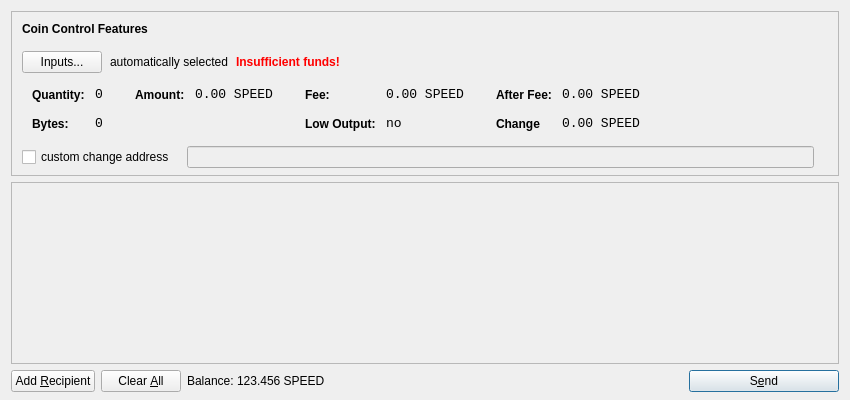
<?xml version="1.0" encoding="UTF-8"?>
<ui version="4.0">
 <class>SendCoinsDialog</class>
 <widget class="QDialog" name="SendCoinsDialog">
  <property name="geometry">
   <rect>
    <x>0</x>
    <y>0</y>
    <width>850</width>
    <height>400</height>
   </rect>
  </property>
  <property name="windowTitle">
   <string>Send Coins</string>
  </property>
  <layout class="QVBoxLayout" name="verticalLayout" stretch="0,1,0">
   <property name="bottomMargin">
    <number>8</number>
   </property>
   <item>
    <widget class="QFrame" name="frameCoinControl">
     <property name="sizePolicy">
      <sizepolicy hsizetype="Expanding" vsizetype="Expanding">
       <horstretch>0</horstretch>
       <verstretch>0</verstretch>
      </sizepolicy>
     </property>
     <property name="maximumSize">
      <size>
       <width>16777215</width>
       <height>16777215</height>
      </size>
     </property>
     <property name="frameShape">
      <enum>QFrame::StyledPanel</enum>
     </property>
     <property name="frameShadow">
      <enum>QFrame::Sunken</enum>
     </property>
     <layout class="QVBoxLayout" name="verticalLayoutCoinControl2">
      <property name="spacing">
       <number>-1</number>
      </property>
      <property name="leftMargin">
       <number>0</number>
      </property>
      <property name="topMargin">
       <number>0</number>
      </property>
      <property name="rightMargin">
       <number>0</number>
      </property>
      <property name="bottomMargin">
       <number>6</number>
      </property>
      <item>
       <layout class="QVBoxLayout" name="verticalLayoutCoinControl" stretch="0,0,0,0,1">
        <property name="spacing">
         <number>0</number>
        </property>
        <property name="leftMargin">
         <number>10</number>
        </property>
        <property name="topMargin">
         <number>10</number>
        </property>
        <item>
         <layout class="QHBoxLayout" name="horizontalLayoutCoinControl1">
          <property name="bottomMargin">
           <number>15</number>
          </property>
          <item>
           <widget class="QLabel" name="labelCoinControlFeatures">
            <property name="sizePolicy">
             <sizepolicy hsizetype="Preferred" vsizetype="Maximum">
              <horstretch>0</horstretch>
              <verstretch>0</verstretch>
             </sizepolicy>
            </property>
            <property name="font">
             <font>
              <weight>75</weight>
              <bold>true</bold>
             </font>
            </property>
            <property name="styleSheet">
             <string notr="true">font-weight:bold;</string>
            </property>
            <property name="text">
             <string>Coin Control Features</string>
            </property>
           </widget>
          </item>
         </layout>
        </item>
        <item>
         <layout class="QHBoxLayout" name="horizontalLayoutCoinControl2" stretch="0,0,0,0">
          <property name="spacing">
           <number>8</number>
          </property>
          <property name="bottomMargin">
           <number>10</number>
          </property>
          <item>
           <widget class="QPushButton" name="pushButtonCoinControl">
            <property name="styleSheet">
             <string notr="true"/>
            </property>
            <property name="text">
             <string>Inputs...</string>
            </property>
           </widget>
          </item>
          <item>
           <widget class="QLabel" name="labelCoinControlAutomaticallySelected">
            <property name="text">
             <string>automatically selected</string>
            </property>
            <property name="margin">
             <number>5</number>
            </property>
           </widget>
          </item>
          <item>
           <widget class="QLabel" name="labelCoinControlInsuffFunds">
            <property name="font">
             <font>
              <weight>75</weight>
              <bold>true</bold>
             </font>
            </property>
            <property name="styleSheet">
             <string notr="true">color:red;font-weight:bold;</string>
            </property>
            <property name="text">
             <string>Insufficient funds!</string>
            </property>
            <property name="margin">
             <number>5</number>
            </property>
           </widget>
          </item>
          <item>
           <spacer name="horizontalSpacerCoinControl">
            <property name="orientation">
             <enum>Qt::Horizontal</enum>
            </property>
            <property name="sizeHint" stdset="0">
             <size>
              <width>40</width>
              <height>1</height>
             </size>
            </property>
           </spacer>
          </item>
         </layout>
        </item>
        <item>
         <widget class="QWidget" name="widgetCoinControl" native="true">
          <property name="sizePolicy">
           <sizepolicy hsizetype="Preferred" vsizetype="Preferred">
            <horstretch>0</horstretch>
            <verstretch>0</verstretch>
           </sizepolicy>
          </property>
          <property name="minimumSize">
           <size>
            <width>0</width>
            <height>0</height>
           </size>
          </property>
          <property name="styleSheet">
           <string notr="true"/>
          </property>
          <layout class="QHBoxLayout" name="horizontalLayoutCoinControl5">
           <property name="margin">
            <number>0</number>
           </property>
           <item>
            <layout class="QHBoxLayout" name="horizontalLayoutCoinControl3" stretch="0,0,0,1">
             <property name="spacing">
              <number>20</number>
             </property>
             <property name="topMargin">
              <number>0</number>
             </property>
             <property name="bottomMargin">
              <number>10</number>
             </property>
             <item>
              <layout class="QFormLayout" name="formLayoutCoinControl1">
               <property name="horizontalSpacing">
                <number>10</number>
               </property>
               <property name="verticalSpacing">
                <number>14</number>
               </property>
               <property name="leftMargin">
                <number>10</number>
               </property>
               <property name="topMargin">
                <number>4</number>
               </property>
               <property name="rightMargin">
                <number>6</number>
               </property>
               <item row="0" column="0">
                <widget class="QLabel" name="labelCoinControlQuantityText">
                 <property name="styleSheet">
                  <string notr="true">font-weight:bold;</string>
                 </property>
                 <property name="text">
                  <string>Quantity:</string>
                 </property>
                 <property name="margin">
                  <number>0</number>
                 </property>
                </widget>
               </item>
               <item row="0" column="1">
                <widget class="QLabel" name="labelCoinControlQuantity">
                 <property name="font">
                  <font>
                   <family>Monospace</family>
                   <pointsize>10</pointsize>
                  </font>
                 </property>
                 <property name="cursor">
                  <cursorShape>IBeamCursor</cursorShape>
                 </property>
                 <property name="contextMenuPolicy">
                  <enum>Qt::ActionsContextMenu</enum>
                 </property>
                 <property name="text">
                  <string>0</string>
                 </property>
                 <property name="margin">
                  <number>0</number>
                 </property>
                 <property name="textInteractionFlags">
                  <set>Qt::LinksAccessibleByMouse|Qt::TextSelectableByKeyboard|Qt::TextSelectableByMouse</set>
                 </property>
                </widget>
               </item>
               <item row="1" column="0">
                <widget class="QLabel" name="labelCoinControlBytesText">
                 <property name="styleSheet">
                  <string notr="true">font-weight:bold;</string>
                 </property>
                 <property name="text">
                  <string>Bytes:</string>
                 </property>
                </widget>
               </item>
               <item row="1" column="1">
                <widget class="QLabel" name="labelCoinControlBytes">
                 <property name="font">
                  <font>
                   <family>Monospace</family>
                   <pointsize>10</pointsize>
                  </font>
                 </property>
                 <property name="cursor">
                  <cursorShape>IBeamCursor</cursorShape>
                 </property>
                 <property name="contextMenuPolicy">
                  <enum>Qt::ActionsContextMenu</enum>
                 </property>
                 <property name="text">
                  <string>0</string>
                 </property>
                 <property name="textInteractionFlags">
                  <set>Qt::LinksAccessibleByMouse|Qt::TextSelectableByKeyboard|Qt::TextSelectableByMouse</set>
                 </property>
                </widget>
               </item>
              </layout>
             </item>
             <item>
              <layout class="QFormLayout" name="formLayoutCoinControl2">
               <property name="horizontalSpacing">
                <number>10</number>
               </property>
               <property name="verticalSpacing">
                <number>14</number>
               </property>
               <property name="leftMargin">
                <number>6</number>
               </property>
               <property name="topMargin">
                <number>4</number>
               </property>
               <property name="rightMargin">
                <number>6</number>
               </property>
               <item row="0" column="0">
                <widget class="QLabel" name="labelCoinControlAmountText">
                 <property name="styleSheet">
                  <string notr="true">font-weight:bold;</string>
                 </property>
                 <property name="text">
                  <string>Amount:</string>
                 </property>
                 <property name="margin">
                  <number>0</number>
                 </property>
                </widget>
               </item>
               <item row="0" column="1">
                <widget class="QLabel" name="labelCoinControlAmount">
                 <property name="font">
                  <font>
                   <family>Monospace</family>
                   <pointsize>10</pointsize>
                  </font>
                 </property>
                 <property name="cursor">
                  <cursorShape>IBeamCursor</cursorShape>
                 </property>
                 <property name="contextMenuPolicy">
                  <enum>Qt::ActionsContextMenu</enum>
                 </property>
                 <property name="text">
                  <string notr="true">0.00 SPEED</string>
                 </property>
                 <property name="textInteractionFlags">
                  <set>Qt::LinksAccessibleByMouse|Qt::TextSelectableByKeyboard|Qt::TextSelectableByMouse</set>
                 </property>
                </widget>
               </item>
              </layout>
             </item>
             <item>
              <layout class="QFormLayout" name="formLayoutCoinControl3">
               <property name="horizontalSpacing">
                <number>10</number>
               </property>
               <property name="verticalSpacing">
                <number>14</number>
               </property>
               <property name="leftMargin">
                <number>6</number>
               </property>
               <property name="topMargin">
                <number>4</number>
               </property>
               <property name="rightMargin">
                <number>6</number>
               </property>
               <item row="0" column="0">
                <widget class="QLabel" name="labelCoinControlFeeText">
                 <property name="styleSheet">
                  <string notr="true">font-weight:bold;</string>
                 </property>
                 <property name="text">
                  <string>Fee:</string>
                 </property>
                 <property name="margin">
                  <number>0</number>
                 </property>
                </widget>
               </item>
               <item row="0" column="1">
                <widget class="QLabel" name="labelCoinControlFee">
                 <property name="font">
                  <font>
                   <family>Monospace</family>
                   <pointsize>10</pointsize>
                  </font>
                 </property>
                 <property name="cursor">
                  <cursorShape>IBeamCursor</cursorShape>
                 </property>
                 <property name="contextMenuPolicy">
                  <enum>Qt::ActionsContextMenu</enum>
                 </property>
                 <property name="text">
                  <string notr="true">0.00 SPEED</string>
                 </property>
                 <property name="textInteractionFlags">
                  <set>Qt::LinksAccessibleByMouse|Qt::TextSelectableByKeyboard|Qt::TextSelectableByMouse</set>
                 </property>
                </widget>
               </item>
               <item row="1" column="0">
                <widget class="QLabel" name="labelCoinControlLowOutputText">
                 <property name="styleSheet">
                  <string notr="true">font-weight:bold;</string>
                 </property>
                 <property name="text">
                  <string>Low Output:</string>
                 </property>
                </widget>
               </item>
               <item row="1" column="1">
                <widget class="QLabel" name="labelCoinControlLowOutput">
                 <property name="font">
                  <font>
                   <family>Monospace</family>
                   <pointsize>10</pointsize>
                  </font>
                 </property>
                 <property name="cursor">
                  <cursorShape>IBeamCursor</cursorShape>
                 </property>
                 <property name="contextMenuPolicy">
                  <enum>Qt::ActionsContextMenu</enum>
                 </property>
                 <property name="text">
                  <string>no</string>
                 </property>
                 <property name="textInteractionFlags">
                  <set>Qt::LinksAccessibleByMouse|Qt::TextSelectableByKeyboard|Qt::TextSelectableByMouse</set>
                 </property>
                </widget>
               </item>
              </layout>
             </item>
             <item>
              <layout class="QFormLayout" name="formLayoutCoinControl4">
               <property name="horizontalSpacing">
                <number>10</number>
               </property>
               <property name="verticalSpacing">
                <number>14</number>
               </property>
               <property name="leftMargin">
                <number>6</number>
               </property>
               <property name="topMargin">
                <number>4</number>
               </property>
               <property name="rightMargin">
                <number>6</number>
               </property>
               <item row="0" column="0">
                <widget class="QLabel" name="labelCoinControlAfterFeeText">
                 <property name="styleSheet">
                  <string notr="true">font-weight:bold;</string>
                 </property>
                 <property name="text">
                  <string>After Fee:</string>
                 </property>
                 <property name="margin">
                  <number>0</number>
                 </property>
                </widget>
               </item>
               <item row="0" column="1">
                <widget class="QLabel" name="labelCoinControlAfterFee">
                 <property name="font">
                  <font>
                   <family>Monospace</family>
                   <pointsize>10</pointsize>
                  </font>
                 </property>
                 <property name="cursor">
                  <cursorShape>IBeamCursor</cursorShape>
                 </property>
                 <property name="contextMenuPolicy">
                  <enum>Qt::ActionsContextMenu</enum>
                 </property>
                 <property name="text">
                  <string notr="true">0.00 SPEED</string>
                 </property>
                 <property name="textInteractionFlags">
                  <set>Qt::LinksAccessibleByMouse|Qt::TextSelectableByKeyboard|Qt::TextSelectableByMouse</set>
                 </property>
                </widget>
               </item>
               <item row="1" column="0">
                <widget class="QLabel" name="labelCoinControlChangeText">
                 <property name="styleSheet">
                  <string notr="true">font-weight:bold;</string>
                 </property>
                 <property name="text">
                  <string>Change</string>
                 </property>
                </widget>
               </item>
               <item row="1" column="1">
                <widget class="QLabel" name="labelCoinControlChange">
                 <property name="font">
                  <font>
                   <family>Monospace</family>
                   <pointsize>10</pointsize>
                  </font>
                 </property>
                 <property name="cursor">
                  <cursorShape>IBeamCursor</cursorShape>
                 </property>
                 <property name="contextMenuPolicy">
                  <enum>Qt::ActionsContextMenu</enum>
                 </property>
                 <property name="text">
                  <string notr="true">0.00 SPEED</string>
                 </property>
                 <property name="textInteractionFlags">
                  <set>Qt::LinksAccessibleByMouse|Qt::TextSelectableByKeyboard|Qt::TextSelectableByMouse</set>
                 </property>
                </widget>
               </item>
              </layout>
             </item>
            </layout>
           </item>
          </layout>
         </widget>
        </item>
        <item>
         <layout class="QHBoxLayout" name="horizontalLayoutCoinControl4" stretch="0,0,0">
          <property name="spacing">
           <number>12</number>
          </property>
          <property name="sizeConstraint">
           <enum>QLayout::SetDefaultConstraint</enum>
          </property>
          <property name="topMargin">
           <number>5</number>
          </property>
          <property name="rightMargin">
           <number>5</number>
          </property>
          <item>
           <widget class="QCheckBox" name="checkBoxCoinControlChange">
            <property name="text">
             <string>custom change address</string>
            </property>
           </widget>
          </item>
          <item>
           <widget class="QLineEdit" name="lineEditCoinControlChange">
            <property name="enabled">
             <bool>false</bool>
            </property>
            <property name="sizePolicy">
             <sizepolicy hsizetype="Expanding" vsizetype="Fixed">
              <horstretch>0</horstretch>
              <verstretch>0</verstretch>
             </sizepolicy>
            </property>
           </widget>
          </item>
          <item>
           <widget class="QLabel" name="labelCoinControlChangeLabel">
            <property name="sizePolicy">
             <sizepolicy hsizetype="Preferred" vsizetype="Expanding">
              <horstretch>0</horstretch>
              <verstretch>0</verstretch>
             </sizepolicy>
            </property>
            <property name="minimumSize">
             <size>
              <width>0</width>
              <height>0</height>
             </size>
            </property>
            <property name="text">
             <string/>
            </property>
            <property name="margin">
             <number>3</number>
            </property>
           </widget>
          </item>
         </layout>
        </item>
        <item>
         <spacer name="verticalSpacerCoinControl">
          <property name="orientation">
           <enum>Qt::Vertical</enum>
          </property>
          <property name="sizeHint" stdset="0">
           <size>
            <width>800</width>
            <height>1</height>
           </size>
          </property>
         </spacer>
        </item>
       </layout>
      </item>
     </layout>
    </widget>
   </item>
   <item>
    <widget class="QScrollArea" name="scrollArea">
     <property name="widgetResizable">
      <bool>true</bool>
     </property>
     <widget class="QWidget" name="scrollAreaWidgetContents">
      <property name="geometry">
       <rect>
        <x>0</x>
        <y>0</y>
        <width>830</width>
        <height>165</height>
       </rect>
      </property>
      <layout class="QVBoxLayout" name="verticalLayout_2">
       <property name="margin">
        <number>0</number>
       </property>
       <item>
        <layout class="QVBoxLayout" name="entries">
         <property name="spacing">
          <number>6</number>
         </property>
        </layout>
       </item>
       <item>
        <spacer name="verticalSpacer">
         <property name="orientation">
          <enum>Qt::Vertical</enum>
         </property>
         <property name="sizeHint" stdset="0">
          <size>
           <width>20</width>
           <height>40</height>
          </size>
         </property>
        </spacer>
       </item>
      </layout>
     </widget>
    </widget>
   </item>
   <item>
    <layout class="QHBoxLayout" name="horizontalLayout">
     <item>
      <widget class="QPushButton" name="addButton">
       <property name="toolTip">
        <string>Send to multiple recipients at once</string>
       </property>
       <property name="text">
        <string>Add &amp;Recipient</string>
       </property>
       <property name="autoDefault">
        <bool>false</bool>
       </property>
      </widget>
     </item>
     <item>
      <widget class="QPushButton" name="clearButton">
       <property name="sizePolicy">
        <sizepolicy hsizetype="Minimum" vsizetype="Fixed">
         <horstretch>0</horstretch>
         <verstretch>0</verstretch>
        </sizepolicy>
       </property>
       <property name="toolTip">
        <string>Remove all transaction fields</string>
       </property>
       <property name="text">
        <string>Clear &amp;All</string>
       </property>
       <property name="autoRepeatDelay">
        <number>300</number>
       </property>
       <property name="autoDefault">
        <bool>false</bool>
       </property>
      </widget>
     </item>
     <item>
      <layout class="QHBoxLayout" name="horizontalLayout_2">
       <property name="spacing">
        <number>3</number>
       </property>
       <item>
        <widget class="QLabel" name="label">
         <property name="sizePolicy">
          <sizepolicy hsizetype="Preferred" vsizetype="Fixed">
           <horstretch>0</horstretch>
           <verstretch>0</verstretch>
          </sizepolicy>
         </property>
         <property name="text">
          <string>Balance:</string>
         </property>
        </widget>
       </item>
       <item>
        <widget class="QLabel" name="labelBalance">
         <property name="sizePolicy">
          <sizepolicy hsizetype="Preferred" vsizetype="Fixed">
           <horstretch>0</horstretch>
           <verstretch>0</verstretch>
          </sizepolicy>
         </property>
         <property name="cursor">
          <cursorShape>IBeamCursor</cursorShape>
         </property>
         <property name="text">
          <string notr="true">123.456 SPEED</string>
         </property>
         <property name="textInteractionFlags">
          <set>Qt::LinksAccessibleByMouse|Qt::TextSelectableByKeyboard|Qt::TextSelectableByMouse</set>
         </property>
        </widget>
       </item>
      </layout>
     </item>
     <item>
      <spacer name="horizontalSpacer">
       <property name="orientation">
        <enum>Qt::Horizontal</enum>
       </property>
       <property name="sizeHint" stdset="0">
        <size>
         <width>40</width>
         <height>20</height>
        </size>
       </property>
      </spacer>
     </item>
     <item>
      <widget class="QPushButton" name="sendButton">
       <property name="minimumSize">
        <size>
         <width>150</width>
         <height>0</height>
        </size>
       </property>
       <property name="toolTip">
        <string>Confirm the send action</string>
       </property>
       <property name="text">
        <string>S&amp;end</string>
       </property>
       <property name="icon">
        <iconset resource="../bitcoin.qrc">
         <normaloff>:/icons/send</normaloff>:/icons/send</iconset>
       </property>
       <property name="default">
        <bool>true</bool>
       </property>
      </widget>
     </item>
    </layout>
   </item>
  </layout>
 </widget>
 <resources>
  <include location="../bitcoin.qrc"/>
 </resources>
 <connections/>
</ui>
